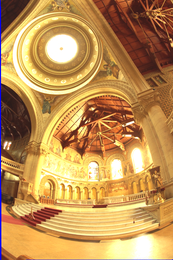
%> input picture Memorial_SourceImages/originals/memorial_16_1.png, 173 x 260 px, shrunk from 512 x 768 before the run; its folder holds 4 pictures in this run; the run also reads 3 pictures not shown here
$ octave HDR_main.m   (GNU Octave 9; MATLAB toolbox functions it lacks are replaced by stand-ins)
%> lines starting %> are read from the running program, lines starting %| are printed output that depends on the picture; in (x1, y1, x2, y2) boxes, pixels count from 0 and x2, y2 are one past the last pixel; in counts of white or black regions, pixels touching at a corner belong together; the program's own positions count from 1
### ReadImagesMetaData.m
% Creates a list of all pictures and their exposure values in a certain directory.
%
% Note that the directory must only contain images wich are named according to the
% naming conventions, otherwise this function fails.
%
% Filename naming conventions:
% The filename of a picture must contain two numbers specifying the
% exposure time of that picture. The first number specifies the nominator,
% the second one the denominator. E.g. "image_1_15.jpg" specifies that this
% image has been taken with an exposure of 1/15 second.

function [filenames, exposures, numExposures] = ReadImagesMetaData(dirName)
%> called with dirName = 'Memorial_SourceImages/originals/'

    filelist = dir(dirName);
    for i = 3:size(filelist,1)
        filenames{i-3+1} = strcat(dirName,filelist(i).name); % +1 for Matlab indexing
    end

    i = 1;
    for filename = filenames
        filename = filename{1};
        [s f] = regexp(filename, '(\d+)');
        nominator = filename(s(1):f(1));
        denominator = filename(s(2):f(2));
        exposure = str2num(nominator) / str2num(denominator);
        exposures(i) = exposure;
        i = i + 1;
    end
    % sort ascending by exposure
    [exposures indices] = sort(exposures);
    filenames = filenames(indices);

    % then inverse to get descending sort order
    exposures = exposures(end:-1:1);
    filenames = filenames(end:-1:1);

    numExposures = size(filenames,2);
end

### makeImageMatrix.m
% Takes relevant samples from the images for use in gsolve.m
%
%
function [ zRed, zGreen, zBlue, sampleIndices ] = makeImageMatrix(filenames, numPixels)

    % determine the number of differently exposed images
    numExposures = size(filenames,2);


    % Create the vector of sample indices
    % We need N(P-1) > (Zmax - Zmin)
    % Assuming the maximum (Zmax - Zmin) = 255,
    % N = (255 * 2) / (P-1) clearly fulfills this requirement
    numSamples = ceil(255*2 / (numExposures - 1)) * 2;

    % create a random sampling matrix, telling us which
    % pixels of the original image we want to sample
    % using ceil fits the indices into the range [1,numPixels+1],
    % i.e. exactly the range of indices of zInput
    step = numPixels / numSamples;
    sampleIndices = floor((1:step:numPixels));
    sampleIndices = sampleIndices';


    % allocate resulting matrices
    zRed = zeros(numSamples, numExposures);
    zGreen = zeros(numSamples, numExposures);
    zBlue = zeros(numSamples, numExposures);

    for i=1:numExposures

        % read the nth image
        fprintf('Reading image number %i...', i);
        image = imread(filenames{i});

        fprintf('sampling.\n');
        % sample the image for each color channel
        [zRedTemp, zGreenTemp, zBlueTemp] = sample(image, sampleIndices);

        % build the resulting, small image consisting
        % of samples of the original image
        zRed(:,i) = zRedTemp;
        zGreen(:,i) = zGreenTemp;
        zBlue(:,i) = zBlueTemp;
    end
end

### sample.m
function [ red, green, blue ] = sample( image, sampleIndices )
    % Takes relevant samples of the input image
    redChannel = image(:,:,1);
    red = redChannel(sampleIndices);

    greenChannel = image(:,:,2);
    green = greenChannel(sampleIndices);

    blueChannel = image(:,:,3);
    blue = blueChannel(sampleIndices);
end

### gsolve.m
% gsolve.m - Solve for imaging system response function
%
% Code taken from Paul Debevec's SIGGRAPH'97 paper "Recovering High Dynamic Range
% Radiance Maps from Photographs"
%
% RETURNS THE CAMERA RESPONSE FUNCTION! and the log film irradiance
%
% Given a set of pixel values observed for several pixels in several
% images with different exposure times,
% this function returns the imaging system's response function g
% as well as the log film irradiance
% values for the observed pixels.
%
% Assumes:
%
% Zmin = 0
% Zmax = 255
%
% Arguments:
%
% Z(i,j) is the pixel values of pixel location number i in image j
% B(j) is the log delta t, or log shutter speed, for image j
% l is lamdba, the constant that determines the amount of smoothness
% w(z) is the weighting function value for pixel value z
%
% Returns:
%
% g(z) is the log exposure corresponding to pixel value z
% lE(i) is the log film irradiance at pixel location i
%
function [g,lE]=gsolve(Z,B,l,w)
    n = 256;
    A = zeros(size(Z,1)*size(Z,2)+n+1,n+size(Z,1));
    b = zeros(size(A,1),1);
    %% Include the data-fitting equations
    k = 1;
    for i=1:size(Z,1)
        for j=1:size(Z,2)
            wij = w(Z(i,j)+1);
            A(k,Z(i,j)+1) = wij;
            A(k,n+i) = -wij;
            b(k,1) = wij * B(i,j);
            k=k+1;
        end
    end

    %% Fix the curve by setting its middle value to 0
    A(k,129) = 1;
    k=k+1;

    %% Include the smoothness equations
    for i=1:n-2
        A(k,i)=l*w(i+1); A(k,i+1)=-2*l*w(i+1); A(k,i+2)=l*w(i+1);
        k=k+1;
    end

    %% Solve the system using SVD
    x = A\b;
    g = x(1:n);
    lE = x(n+1:size(x,1));
end

### hdr.m
% Generates a hdr radiance map from a set of pictures
%
% parameters:
% filenames: a list of filenames containing the differently exposed
% pictures used to make a hdr from
% gRed: camera response function for the red color channel
% gGreen: camera response function for the green color channel
% gBlue: camera response function for the blue color channel
% dt : log of exposures matrix
function [ hdr ] = hdr( filenames, gRed, gGreen, gBlue, w, dt )
    numExposures = size(filenames,2);

    % read the first image to get the width and height information
    image = imread(filenames{1});

    % pre-allocate resulting hdr image
    hdr = zeros(size(image));
    sum = zeros(size(image));

    for i=1:numExposures
        fprintf('Adding picture %i of %i \n', i, numExposures);
        image = double(imread(filenames{i}));

        wij = w(image + 1); % refers to the weight function % I guess it refers to the application of weights on the image
        wij = wij(:,:,2);
        sum = sum + wij; % add the weight to the sum

        %m(:,:,1) = (gRed(image(:,:,1) + 1) - dt(1,i));
        m(:,:) = (gGreen(image(:,:,2) + 1) - dt(1,i));
        %m(:,:,3) = (gBlue(image(:,:,3) + 1) - dt(1,i));

        % If a pixel is saturated, its information and
        % that gathered from all prior pictures with longer exposure times is unreliable. Thus
        % we ignore its influence on the weighted sum (influence of the
        % same pixel from prior pics with longer exposure time ignored as well)

        saturatedPixels = ones(size(image));

        %saturatedPixelsRed = find(image(:,:,1) == 255);
        saturatedPixelsGreen = find(image(:,:,2) == 255);
        %saturatedPixelsBlue = find(image(:,:,3) == 255);

        % Mark the saturated pixels from a certain channel in *all three* channels
        dim = size(image,1) * size(image,2);
        %saturatedPixels(saturatedPixelsRed) = 0;
        %saturatedPixels(saturatedPixelsRed + dim) = 0;
        %saturatedPixels(saturatedPixelsRed + 2*dim) = 0;

        saturatedPixels(saturatedPixelsGreen) = 0;
        saturatedPixels(saturatedPixelsGreen + dim) = 0;
        saturatedPixels(saturatedPixelsGreen + 2*dim) = 0;

        %saturatedPixels(saturatedPixelsBlue) = 0;
        %saturatedPixels(saturatedPixelsBlue + dim) = 0;
        %saturatedPixels(saturatedPixelsBlue + 2*dim) = 0;

        % add the weighted sum of the current pic to the resulting hdr radiance map
        hdr = hdr + (wij .* m);

        % remove saturated pixels from the radiance map and the sum(saturated pixels
        % are zero in the saturatedPixels matrix, all others are one)
        hdr = hdr .* saturatedPixels;
        sum = sum .* saturatedPixels;
    end


    % For those pixels that even in the picture with the smallest exposure time still are
    % saturated we approximate the radiance only from that picture instead
    % of taking the weighted sum
    saturatedPixelIndices = find(hdr == 0);

    % Don't multiply with the weights since they are zero for saturated
    % pixels. m contains the logRadiance value from the last pic, that one
    % with the longest exposure time.
    hdr(saturatedPixelIndices) = m(saturatedPixelIndices);

    % Fix the sum for those pixels to avoid division by zero
    sum(saturatedPixelIndices) = 1;

    % normalize
    hdr = hdr ./ sum;
    hdr = exp(hdr);
end

### reinhardLocal.m
% Implements the Reinhard local tonemapping operator
%
% parameters:
% hdr: high dynamic range radiance map, a matrix of size rows * columns * 3
% luminance map: the corresponding lumiance map of the hdr image
function [ ldrPic, luminanceCompressed, v, v1Final, sm ] = reinhardLocal(hdr, saturation, eps, phi )

    fprintf('Computing luminance map\n');
    luminanceMap = makeLuminanceMap(hdr);
    alpha = 1 / (2*sqrt(2));
    key = 0.18;

    v1 = zeros(size(luminanceMap,1), size(luminanceMap,2), 8);
    v = zeros(size(luminanceMap,1), size(luminanceMap,2), 8);


    % compute nine gaussian filtered version of the hdr luminance map, such
    % that we can compute eight differences. Each image gets filtered by a
    % standard gaussian filter, each time with sigma 1.6 times higher than
    % the sigma of the predecessor.
    for scale=1:(8+1)

        %s = exp(sigma0 + ((scale) / range) * (sigma1 - sigma0)) * 8
        s = 1.6 ^ (scale-1);
        sigma = alpha * s;

        % dicretize gaussian filter to a fixed size kernel.
        % a radius of 2*sigma should keep the error low enough...
        kernelRadius = ceil(2*sigma);
        kernelSize = 2*kernelRadius+1;


        gaussKernelHorizontal = fspecial('gaussian', [kernelSize 1], sigma);
        v1(:,:,scale) = conv2(luminanceMap, gaussKernelHorizontal, 'same');
        gaussKernelVertical = fspecial('gaussian', [1 kernelSize], sigma);
        v1(:,:,scale) = conv2(v1(:,:,scale), gaussKernelVertical, 'same');
    end

    for i = 1:8
        v(:,:,i) = abs((v1(:,:,i)) - v1(:,:,i+1)) ./ ((2^phi)*key / (s^2) + v1(:,:,i));
    end


    sm = zeros(size(v,1), size(v,2));

    for i=1:size(v,1)
        for j=1:size(v,2)
            for scale=1:size(v,3)

                % choose the biggest possible neighbourhood where v(i,j,scale)
                % is still smaller than a certain epsilon.
                % Note that we need to choose that neighbourhood which is
                % as big as possible but all smaller neighbourhoods also
                % fulfill v(i,j,scale) < eps !!!
                if v(i,j,scale) > eps

                % if we already have a high contrast change in the

                % first scale we can only use that one
                    if (scale == 1)
                        sm(i,j) = 1;
                    end
                % if we have a contrast change bigger than epsilon, we
                % know that in scale scale-1 the contrast change was
                % smaller than epsilon and use that one
                    if (scale > 1)
                        sm(i,j) = scale-1;
                    end

                    break;
                end
            end
        end
    end

    % all areas in the pic that have very small variations and therefore in
    % any scale no contrast change > epsilon will not have been found in
    % the loop above.
    % We manually need to assign them the biggest possible scale.
    idx = find(sm == 0);
    sm(idx) = 8;


    v1Final = zeros(size(v,1), size(v,2));
    % build the local luminance map with luminance values taken
    % from the neighbourhoods with appropriate scale
    for x=1:size(v1,1)
        for y=1:size(v1,2)
            v1Final(x,y) = v1(x,y,sm(x,y));
        end
    end


    % [10 lines of commented-out code are left out]
    luminanceCompressed = luminanceMap ./ (1 + v1Final);
    ldrPic = zeros(size(hdr));
    % re-apply color according to Fattals paper "Gradient Domain HighDynamic
    % Range Compression"

    for i=1:3

        % (hdr(:,:,i) ./ luminance) MUST be between 0 an 1!!!!
        % ...but hdr often contains bigger values than luminance!!!???
        % so the resulting ldr pic needs to be clamped
        ldrPic(:,:,i) = ((hdr(:,:,i) ./ luminanceMap) .^ saturation) .* luminanceCompressed;
    end

    % clamp ldrPic to 1
    indices = find(ldrPic > 1);
    ldrPic(indices) = 1;
end

### reinhardGlobal.m
% Implements the Reinhard global tonemapping operator.
%
% parameters:
% hdr: a rows * cols * 3 matrix representing a hdr radiance map
%
% a: defines the desired brightness level of the resulting tonemapped
% picture. Lower values generate darker pictures, higher values brighter
% pictures. Use values like 0.18, 0.36 or 0.72 for bright pictures, 0.09,
% 0.045, ... for darker pictures.
%
% saturation: a value between 0 and 1 defining the desired saturation of
% the resulting tonemapped image
%
function [ ldrPic, ldrLuminanceMap ] = reinhardGlobal( hdr, a, saturation)

    fprintf('Computing luminance map\n');
    luminanceMap = makeLuminanceMap(hdr);

    numPixels = size(hdr,1) * size(hdr,2);

    % small delta to avoid taking log(0) when encountering black pixels in the
    % luminance map
    delta = 0.0001;

    % compute the key of the image, a measure of the
    % average logarithmic luminance, i.e. the subjective brightness of the image a human
    % would approximateley perceive
    key = exp((1/numPixels)*(sum(sum(log(luminanceMap + delta)))));

    % scale to desired brightness level as defined by the user
    scaledLuminance = luminanceMap * (a/key);

    % all values are now mapped to the range [0,1]
    ldrLuminanceMap = scaledLuminance ./ (scaledLuminance + 1);
    ldrPic = zeros(size(hdr));

    % re-apply color according to Fattals paper "Gradient Domain High Dynamic
    % Range Compression"
    for i=1:3
        % (hdr(:,:,i) ./ luminance) MUST be between 0 an 1!!!!
        % ...but hdr often contains bigger values than luminance!!!???
        % so the resulting ldr pic needs to be clamped
        ldrPic(:,:,i) = ((hdr(:,:,i) ./ luminanceMap) .^ saturation) .* ldrLuminanceMap;
    end

    % clamp ldrPic to 1
    indices = find(ldrPic > 1);
    ldrPic(indices) = 1;
end

### weight.m
function w = weight(z, zmin, zmax)
    if z <= 0.5 * (zmin + zmax)
        w = ((z - zmin) + 1); % never let the weights be zero because that would influence the equation system!!!
    else
        w = ((zmax - z) + 1);
    %w = normpdf(z,mean(z),std(1:256));
    end
end

### makeLuminanceMap.m
function [ luminanceMap ] = makeLuminanceMap( image )
    %Creates a luminance map from an image
    %
    % The input image is expected to be a 3d matrix of size rows*columns*3
    %luminanceMap = 0.2125 * image(:,:,1) + 0.7154 * image(:,:,2) + 0.0721 * image(:,:,3);
    % Testing for one channel
    luminanceMap = 0.7154*image(:,:,2);
end

### HDR_main.m
% -------------------------------------------------------------------------
% Implements a complete hdr and tonemapping cycle
%
% 1.: Computes the camera response curve according to "Recovering High
% Dynamic Range Radiance Maps from Photographs" by P. Debevec.
% You need a wide range of differently exposed pictures from the same scene
% to get good results.
%
% 2.: Recovers a hdr radiance map from the range of ldr pictures
%
% 3.: Tonemaps the resulting hdr radiance map according to "Photographic
% Tone Reproduction for Digital Images" by Reinhard et al.
% Both the simple global and the more complex local tonemapping operator
% are applied to the hdr radiance map.
%
% Some code taken from Paul Debevec's implementation of his SIGGRAPH'97
% paper "Recovering High Dynamic Range Radiance Maps from Photographs"
% -------------------------------------------------------------------------

clc;clear all;close all;

% Specify the directory that contains your range of differently exposed
% pictures. Needs to have a '/' at the end.
% The images need to have exposure information encoded in the filename,
% i.e. the filename 'window_exp_1_60.jpg' would indicate that this image
% has been exposed for 1/60 second. See readDir.m for details.

dirName = ('Memorial_SourceImages/originals/');

[filenames, exposures, numExposures] = ReadImagesMetaData(dirName);

tmp = imread(filenames{1});
%> tmp is the input picture: size 260x173x3 uint8; mean R, G, B 191.6, 146.1, 85.8
numPixels = size(tmp,1) * size(tmp,2);
numExposures = size(filenames,2);

% Show the image sequence and the coresponding exposures
fprintf('Opening test images\n');
figure('units','normalized','outerposition',[0 0 1 1])
for i=1:size(filenames,2)
    subplot(1,size(filenames,2),i),imshow(filenames{i});
    title(['Image Exposure ' num2str(exposures(i))])
end

% define lamda smoothing factor

l = 50;

fprintf('Computing weighting function\n');
% precompute the weighting function value
% for each pixel
weights = [];
for i=1:256
    weights(i) = weight(i,1,256); % Creates the weight for each pixel and zmin,zmax
end

% load and sample the images
[zRed, zGreen, zBlue, sampleIndices] = makeImageMatrix(filenames, numPixels);
%> in sample, `redChannel = image(:,:,1);`:
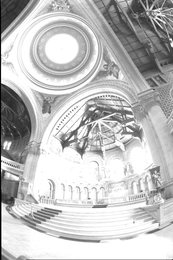
%> redChannel: size 260x173 uint8; min 0, max 255, mean 191.6
%> in sample, `red = redChannel(sampleIndices);`: red = 340 values, max 255 at index 14, min 4 at index 2, mean 192.7
%> in sample, `greenChannel = image(:,:,2);`:
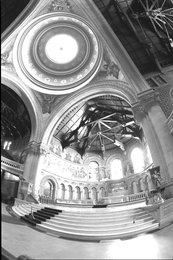
%> greenChannel: size 260x173 uint8; min 0, max 255, mean 146.1
%> in sample, `green = greenChannel(sampleIndices);`: green = 340 values, max 255 at index 27, min 3 at index 2, mean 147.7
%> in sample, `blueChannel = image(:,:,3);`:
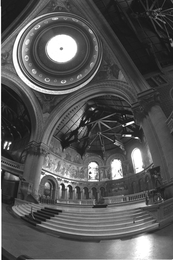
%> blueChannel: size 260x173 uint8; min 12, max 255, mean 85.8
%> in sample, `blue = blueChannel(sampleIndices);`: blue = 340 values, max 255 at index 29, min 21 at index 3, mean 86.65
%> in makeImageMatrix, `[zRedTemp, zGreenTemp, zBlueTemp] = sample(image, sampleIndices);`: zRedTemp has the same summary as red in sample; zGreenTemp has the same summary as green in sample; zBlueTemp has the same summary as blue in sample
%> pass 3 of the loop in makeImageMatrix, `for i=1:numExposures`:
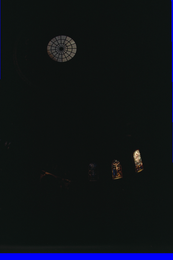
%> input picture Memorial_SourceImages/originals/memorial_1_128.png, 173 x 260 px, shrunk from 512 x 768 before the run
%> in makeImageMatrix, image is the input picture: size 260x173x3 uint8; mean R, G, B 14.6, 18.4, 24.3
%> in sample (call 3), `redChannel = image(:,:,1);`:
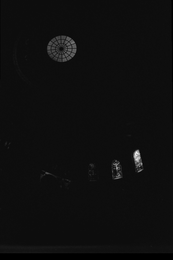
%> redChannel: size 260x173 uint8; min 0, max 249, mean 14.6
%> red = 340 values, max 98 at index 135, min 0 at index 56, mean 14.36
%> green = 340 values, max 92 at index 135, min 0 at index 56, mean 18.31
%> in sample (call 3), `blueChannel = image(:,:,3);`:
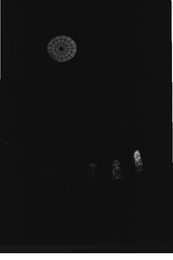
%> blueChannel: size 260x173 uint8; min 0, max 255, mean 24.3
%> blue = 340 values, max 255 at index 56, min 5 at index 3, mean 23.65
%> zRedTemp has the same summary as red in sample; zGreenTemp has the same summary as green in sample; zBlueTemp has the same summary as blue in sample
%> the loop made 4 passes; the first 3 are shown

B = zeros(size(zRed,1)*size(zRed,2), numExposures);

fprintf('Creating exposures matrix B\n')
for i = 1:numExposures
 B(:,i) = log(exposures(i));
end

% solve the system for each color channel
fprintf('Solving for red channel\n')
[gRed,lERed]=gsolve(zRed, B, l, weights);
fprintf('Solving for green channel\n')
[gGreen,lEGreen]=gsolve(zGreen, B, l, weights);
%> call 2 of gsolve, with l = 50
%> after the loop in gsolve (call 2), `for i=1:size(Z,1)`:
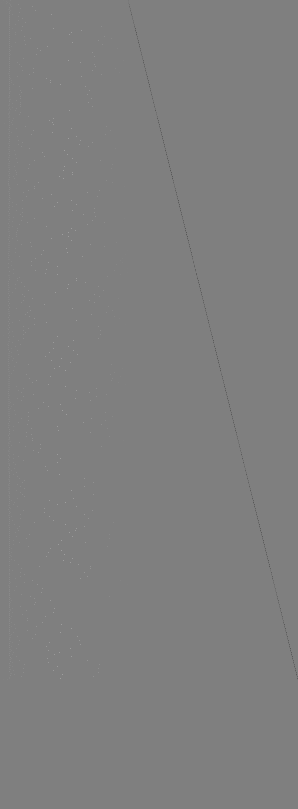
%> A: size 1617x596 double (shown at 1/2 size); min -128, max 128, mean 0; mean of the top-left, top-right, bottom-left and bottom-right quarters 0.1, -0.1, 0.1, -0.1; drawn with min black and max white
fprintf('Solving for blue channel\n')
[gBlue,lEBlue]=gsolve(zBlue, B, l, weights);
save('gMatrix.mat','gRed', 'gGreen', 'gBlue');

% Plot the response function for every colour channel
temp = linspace(1,256,256);


% compute the hdr radiance map
fprintf('Computing hdr image\n')
hdrMap = hdr(filenames, gRed, gGreen, gBlue, weights, B);
%> in hdr, `m(:,:) = (gGreen(image(:,:,2) + 1) - dt(1,i));`:
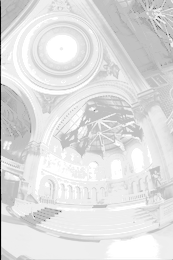
%> m: size 260x173 double; min -16.55, max -0.853, mean -2.79; drawn with min black and max white
%> in hdr, `saturatedPixelsGreen = find(image(:,:,2) == 255);`: saturatedPixelsGreen = 2915 values from 567 to 41079
%> in hdr, `saturatedPixels(saturatedPixelsGreen + 2*dim) = 0;`:
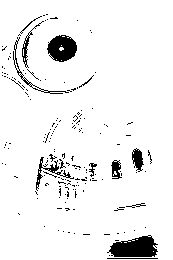
%> saturatedPixels: size 260x173x3 double; values 0 (black) and 1 (white), 93.5% white; 178 black regions (164 under 20 px), largest, box (x1, y1, x2, y2) and area: (107, 235, 158, 257) 771, (47, 35, 77, 62) 583, (36, 157, 74, 191) 213
%> in hdr, `hdr = hdr + (wij .* m);`:
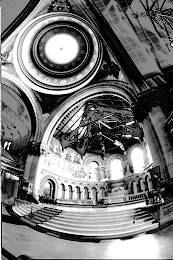
%> hdr: size 260x173x3 double; min -370.6, max -0.853, mean -199.1; drawn with min black and max white
%> pass 3 of the loop in hdr, `for i=1:numExposures`:
%> saturatedPixelsGreen = []
%> the loop made 4 passes; the first 3 are shown

% Show only the green channel:
% Comment this out if you do not want to isolate channels
%allBlack = zeros(size(hdrMap, 1), size(hdrMap, 2), 'double');
%hdrMap = cat(3, allBlack, hdrMap(:,:,2), allBlack);

%Normalize the hdrMap
% Note: There are 2 ways to normalize
% 1 - Normalize the entire image by its max
% 2 - Normalize each channel by its max
% Because green is a "lower signal" than red or blue in this case, it does
% not appear in the hdrMap with as much visibility...
% To make the image look better, visually, use the 2nd method.
% The first method might make it easier to use for a quantatative analysis
% but this has not been confirmed yet

%hdrMap = hdrMap/max(max(max(hdrMap)));
%hdrMap(:,:,1) = hdrMap(:,:,1)/max(max(hdrMap(:,:,1)));
%hdrMap(:,:,2) = hdrMap(:,:,2)/max(max(hdrMap(:,:,2)));
%hdrMap(:,:,3) = hdrMap(:,:,3)/max(max(hdrMap(:,:,3)));

figure,imshow(hdrMap);title('Irradiance HDR map');

% apply Reinhard local tonemapping operator to the hdr radiance map
fprintf('Tonemapping - Reinhard local operator\n');
saturation = 0.6;
eps = 0.05;
phi = 8;
[ldrLocal, luminanceLocal, v, v1Final, sm ] = reinhardLocal(hdrMap, saturation, eps, phi);

% apply Reinhard global tonemapping oparator to the hdr radiance map
fprintf('Tonemapping - Reinhard global operator\n');

% specify resulting brightness of the tonampped image. See reinhardGlobal.m
% for details
a = 0.72;

% specify saturation of the resulting tonemapped image. See reinhardGlobal.m
% for details
saturation = 0.6;

[ldrGlobal, luminanceGlobal ] = reinhardGlobal( hdrMap, a, saturation );

% Show only the green channels
%allBlack = zeros(size(ldrGlobal, 1), size(ldrGlobal, 2), 'double');
%ldrGlobal = cat(3, allBlack, ldrGlobal(:,:,2), allBlack);
%ldrLocal = cat(3, allBlack, ldrLocal(:,:,2), allBlack);

figure,imshow(ldrGlobal);
title('Reinhard global operator');

figure,imshow(ldrLocal);
title('Reinhard local operator');

% Save hdr file as a 16 bit uint image
%uint16_hdrMap = uint16((2^16 - 1)*(hdrMap));
%imwrite(uint16_hdrMap,"hdrMap.tif");

fprintf('Finished!\n');

%% Additional Normalizations
hdrMap2 = hdrMap/max(max(max(hdrMap)));
figure, imshow(hdrMap2);
title('Total Maximum Normalized');

hdrMap3(:,:,1) = hdrMap(:,:,1)/max(max(hdrMap(:,:,1)));
hdrMap3(:,:,2) = hdrMap(:,:,2)/max(max(hdrMap(:,:,2)));
hdrMap3(:,:,3) = hdrMap(:,:,3)/max(max(hdrMap(:,:,3)));
figure,imshow(hdrMap3);
title('Channel Normalized');
